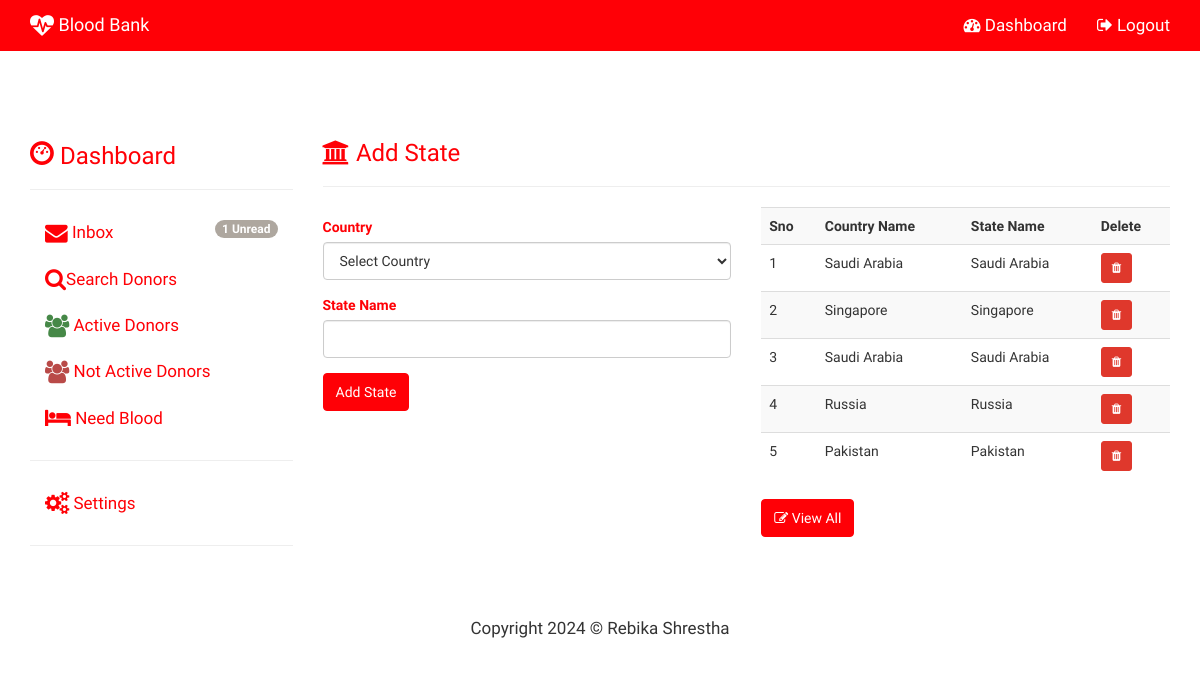
The app's page /admin_state.php (signed in), older data.
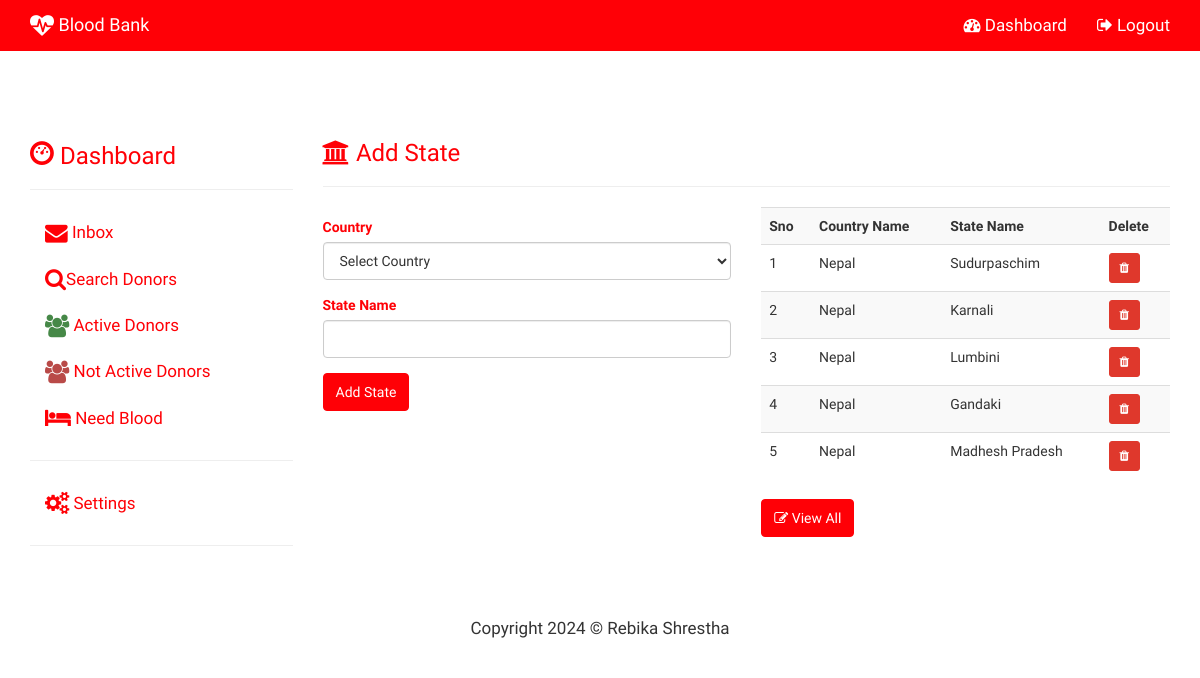
The same page, newer data.
### tables this page shows
CREATE TABLE `state` (
  `STATE_ID` int(11) NOT NULL,
  `STATE_NAME` varchar(150) NOT NULL,
  `COUNTRY_ID` int(11) NOT NULL
);

CREATE TABLE `country` (
  `COUNTRY_ID` int(11) NOT NULL,
  `COUNTRY_NAME` varchar(150) NOT NULL
);

### admin_state.php (the view, shortened to what this page needs)
<?php
include("config/config.php");
?>
<!DOCTYPE html>
<html lang="en">
	<head>
			<?php include("admin_head.php");?>
	</head>
	<body>
<?php include("admin_topnav.php"); ?>
<div class="container"  style='margin-top:70px;'>
	<div class="row">
		<div class="col-sm-3">
			<?php include("admin_side_nav.php");?>
		</div>
		<div class="col-sm-9" >
			<h3 class='text-primary'><i class="fa fa-bank"></i> Add State </h3><hr>
			<div class="row">
				<div class="col-md-6">
					<form role="form" action="admin_state.php" method="post">
						  <div class="form-group">
								<label class="control-label text-primary" for="COUNTRY">Country</label>
                                <select name="COUNTRY" id="COUNTRY" required class="form-control">
								<option value="">Select Country</option>
								</select>
                          </div>
						<div class="form-group text-primary">
							<label for="state">State Name</label>
							<input id="state" required type="text" class="form-control" name="statename">
						</div>
						<div class="form-group">
							<input type="submit" class="btn btn-primary" name='state_submit' value="Add State">
						</div>
					</form>
				</div>
				<div class="col-md-6">
					<?php
						$sql="Select country.COUNTRY_NAME, state.STATE_NAME,state.STATE_ID
From state Inner Join
  country On state.COUNTRY_ID = country.COUNTRY_ID ORDER BY STATE_ID desc LIMIT 0,5 ";
						$result=$con->query($sql);
						if($result->num_rows>0)
						{
								echo "<table class='table table-striped' >";
									echo "<tr>
											<th>Sno</th>
											<th>Country Name</th>
											<th>State Name</th>
											<th>Delete</th>
										</tr>";
										$i=0;
										while($row=$result->fetch_assoc())
										{
											$i++;
											echo"<tr>";
												echo "<td>$i</td>";
												echo "<td>".$row["COUNTRY_NAME"]."</td>";
												echo "<td>".$row["STATE_NAME"]."</td>";
												echo "<td><a href='admin_del_state.php?id=".$row["STATE_ID"]."' class='btn btn-danger btn-sm'><i class='fa fa-trash'></i></a></td>";
											echo"</tr>";
										}
								echo "</table>";
						}
					?>
					<a href='admin_view_state.php' class='btn btn-primary'><i class='fa fa-edit'></i> View All</a>
				</div>
			</div>
		</div>
	</div>
</div>
	 <?php include("admin_footer.php"); ?>
	</body>
</html>

### admin_side_nav.php (shortened to what this page needs)
<?php
$sql = "SELECT * FROM messages WHERE STATUS=1";
$result = $con->query($sql);
$n = $result->num_rows;
if ($n != 0) {
	$mes = '<span class="badge pull-right">' . $n . ' Unread</span>';
} else {
	$mes = "";
}
?>
<h3 class="text-primary">
	<i class="glyphicon glyphicon-dashboard"></i> Dashboard
</h3>
<hr>
<ul class="nav nav-stacked">
	<li><a href="admin_inbox.php"><i class="fa fa-envelope fa-lg"></i> Inbox <?php echo $mes; ?></a></li>
	<li><a href="admin_donor.php"><i class="fa fa-search fa-lg"></i>Search Donors</a></li>
	<li><a href="admin_adonor.php"><i class="fa fa-users fa-lg text-success"></i> Active Donors</a></li>
	<li><a href="admin_ndonor.php"><i class="fa fa-users fa-lg text-danger"></i> Not Active Donors</a></li>
	<li><a href="admin_need_blood.php"><i class="fa fa-bed fa-lg"></i> Need Blood</a></li>
	<hr>
	<li><a href="#add" data-toggle="collapse"><i class="fa fa-cogs fa-lg"></i> Settings</a></li>
</ul>
<hr>

Row changes from the older to the newer data that the page shows:
no longer on this page (row unchanged): state: COUNTRY_ID.COUNTRY_NAME "Saudi Arabia", STATE_NAME "Saudi Arabia"
no longer on this page (row unchanged): state: COUNTRY_ID.COUNTRY_NAME "Singapore", STATE_NAME "Singapore"
no longer on this page (row unchanged): state: COUNTRY_ID.COUNTRY_NAME "Saudi Arabia", STATE_NAME "Saudi Arabia"
no longer on this page (row unchanged): state: COUNTRY_ID.COUNTRY_NAME "Russia", STATE_NAME "Russia"
no longer on this page (row unchanged): state: COUNTRY_ID.COUNTRY_NAME "Pakistan", STATE_NAME "Pakistan"
added state: COUNTRY_ID.COUNTRY_NAME "Nepal", STATE_NAME "Sudurpaschim"
added state: COUNTRY_ID.COUNTRY_NAME "Nepal", STATE_NAME "Karnali"
added state: COUNTRY_ID.COUNTRY_NAME "Nepal", STATE_NAME "Lumbini"
added state: COUNTRY_ID.COUNTRY_NAME "Nepal", STATE_NAME "Gandaki"
added state: COUNTRY_ID.COUNTRY_NAME "Nepal", STATE_NAME "Madhesh Pradesh"
Text that changed along with them:
$n: "1" → (not shown)
text no longer shown: "Unread"
